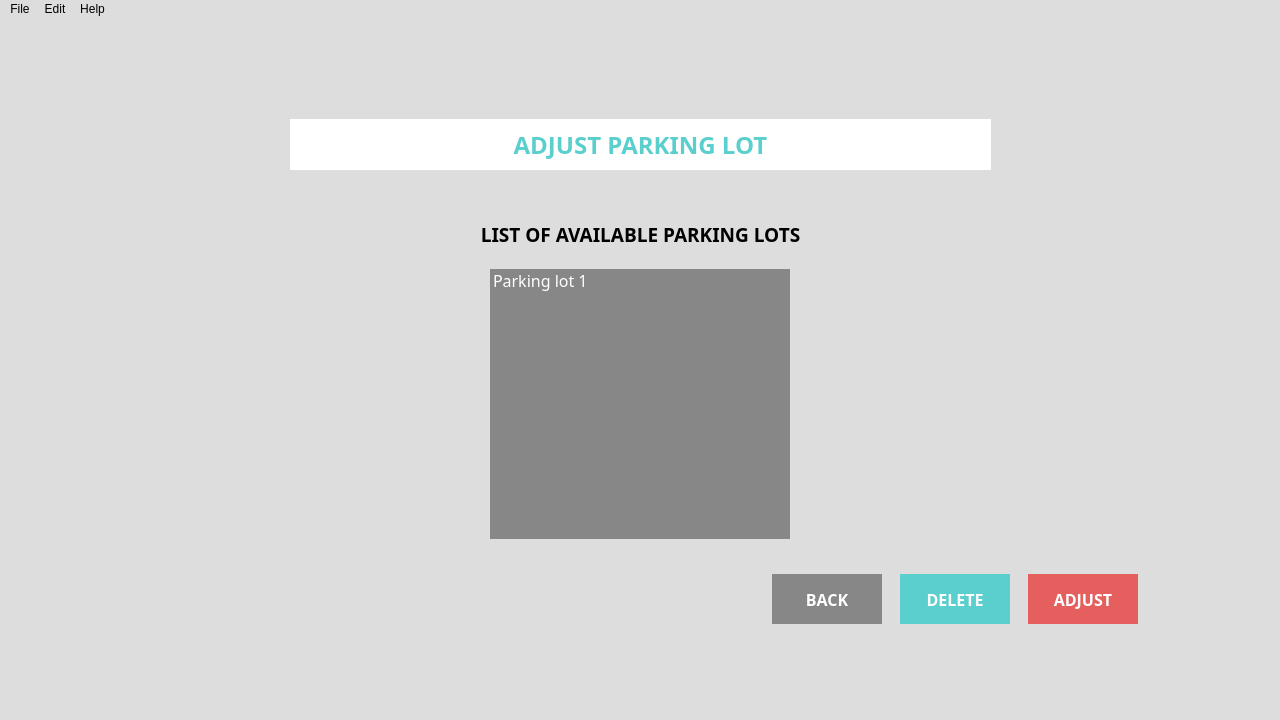
<?xml version="1.0" encoding="UTF-8"?>
<ui version="4.0">
 <class>MainWindow</class>
 <widget class="QMainWindow" name="MainWindow">
  <property name="geometry">
   <rect>
    <x>0</x>
    <y>0</y>
    <width>1280</width>
    <height>720</height>
   </rect>
  </property>
  <property name="windowTitle">
   <string>MainWindow</string>
  </property>
  <property name="styleSheet">
   <string notr="true">color: black;

background-color: rgb(221, 221, 221);
border:0;
font: 12pt &quot;Montserrat&quot;;</string>
  </property>
  <widget class="QWidget" name="centralwidget">
   <widget class="QWidget" name="horizontalLayoutWidget_2">
    <property name="geometry">
     <rect>
      <x>760</x>
      <y>540</y>
      <width>391</width>
      <height>80</height>
     </rect>
    </property>
    <layout class="QHBoxLayout" name="horizontalLayout">
     <item>
      <widget class="QPushButton" name="back_button">
       <property name="maximumSize">
        <size>
         <width>110</width>
         <height>50</height>
        </size>
       </property>
       <property name="palette">
        <palette>
         <active>
          <colorrole role="WindowText">
           <brush brushstyle="SolidPattern">
            <color alpha="255">
             <red>255</red>
             <green>255</green>
             <blue>255</blue>
            </color>
           </brush>
          </colorrole>
          <colorrole role="Button">
           <brush brushstyle="SolidPattern">
            <color alpha="255">
             <red>135</red>
             <green>135</green>
             <blue>135</blue>
            </color>
           </brush>
          </colorrole>
          <colorrole role="Text">
           <brush brushstyle="SolidPattern">
            <color alpha="255">
             <red>255</red>
             <green>255</green>
             <blue>255</blue>
            </color>
           </brush>
          </colorrole>
          <colorrole role="ButtonText">
           <brush brushstyle="SolidPattern">
            <color alpha="255">
             <red>255</red>
             <green>255</green>
             <blue>255</blue>
            </color>
           </brush>
          </colorrole>
          <colorrole role="Base">
           <brush brushstyle="SolidPattern">
            <color alpha="255">
             <red>135</red>
             <green>135</green>
             <blue>135</blue>
            </color>
           </brush>
          </colorrole>
          <colorrole role="Window">
           <brush brushstyle="SolidPattern">
            <color alpha="255">
             <red>135</red>
             <green>135</green>
             <blue>135</blue>
            </color>
           </brush>
          </colorrole>
          <colorrole role="PlaceholderText">
           <brush brushstyle="NoBrush">
            <color alpha="128">
             <red>255</red>
             <green>255</green>
             <blue>255</blue>
            </color>
           </brush>
          </colorrole>
         </active>
         <inactive>
          <colorrole role="WindowText">
           <brush brushstyle="SolidPattern">
            <color alpha="255">
             <red>255</red>
             <green>255</green>
             <blue>255</blue>
            </color>
           </brush>
          </colorrole>
          <colorrole role="Button">
           <brush brushstyle="SolidPattern">
            <color alpha="255">
             <red>135</red>
             <green>135</green>
             <blue>135</blue>
            </color>
           </brush>
          </colorrole>
          <colorrole role="Text">
           <brush brushstyle="SolidPattern">
            <color alpha="255">
             <red>255</red>
             <green>255</green>
             <blue>255</blue>
            </color>
           </brush>
          </colorrole>
          <colorrole role="ButtonText">
           <brush brushstyle="SolidPattern">
            <color alpha="255">
             <red>255</red>
             <green>255</green>
             <blue>255</blue>
            </color>
           </brush>
          </colorrole>
          <colorrole role="Base">
           <brush brushstyle="SolidPattern">
            <color alpha="255">
             <red>135</red>
             <green>135</green>
             <blue>135</blue>
            </color>
           </brush>
          </colorrole>
          <colorrole role="Window">
           <brush brushstyle="SolidPattern">
            <color alpha="255">
             <red>135</red>
             <green>135</green>
             <blue>135</blue>
            </color>
           </brush>
          </colorrole>
          <colorrole role="PlaceholderText">
           <brush brushstyle="NoBrush">
            <color alpha="128">
             <red>255</red>
             <green>255</green>
             <blue>255</blue>
            </color>
           </brush>
          </colorrole>
         </inactive>
         <disabled>
          <colorrole role="WindowText">
           <brush brushstyle="SolidPattern">
            <color alpha="255">
             <red>255</red>
             <green>255</green>
             <blue>255</blue>
            </color>
           </brush>
          </colorrole>
          <colorrole role="Button">
           <brush brushstyle="SolidPattern">
            <color alpha="255">
             <red>135</red>
             <green>135</green>
             <blue>135</blue>
            </color>
           </brush>
          </colorrole>
          <colorrole role="Text">
           <brush brushstyle="SolidPattern">
            <color alpha="255">
             <red>255</red>
             <green>255</green>
             <blue>255</blue>
            </color>
           </brush>
          </colorrole>
          <colorrole role="ButtonText">
           <brush brushstyle="SolidPattern">
            <color alpha="255">
             <red>255</red>
             <green>255</green>
             <blue>255</blue>
            </color>
           </brush>
          </colorrole>
          <colorrole role="Base">
           <brush brushstyle="SolidPattern">
            <color alpha="255">
             <red>135</red>
             <green>135</green>
             <blue>135</blue>
            </color>
           </brush>
          </colorrole>
          <colorrole role="Window">
           <brush brushstyle="SolidPattern">
            <color alpha="255">
             <red>135</red>
             <green>135</green>
             <blue>135</blue>
            </color>
           </brush>
          </colorrole>
          <colorrole role="PlaceholderText">
           <brush brushstyle="NoBrush">
            <color alpha="128">
             <red>255</red>
             <green>255</green>
             <blue>255</blue>
            </color>
           </brush>
          </colorrole>
         </disabled>
        </palette>
       </property>
       <property name="font">
        <font>
         <family>Montserrat</family>
         <pointsize>12</pointsize>
         <weight>75</weight>
         <italic>false</italic>
         <bold>true</bold>
        </font>
       </property>
       <property name="whatsThis">
        <string>&lt;html&gt;&lt;head/&gt;&lt;body&gt;&lt;p&gt;&lt;span style=&quot; font-size:11pt; font-weight:400;&quot;&gt;Return to previous step&lt;/span&gt;&lt;/p&gt;&lt;/body&gt;&lt;/html&gt;</string>
       </property>
       <property name="styleSheet">
        <string notr="true">QPushButton{
	background-color:rgb(135, 135, 135);
	color: rgb(255, 255, 255);
	font: 12pt;
	font: bold;
}

QPushButton:hover{
	background-color:rgb(180, 180, 180);
}

QPushButton:pressed{
	background-color:rgb(86, 86, 86);
	border -radius: 20px;
}</string>
       </property>
       <property name="text">
        <string>BACK</string>
       </property>
      </widget>
     </item>
     <item>
      <widget class="QPushButton" name="delete_button">
       <property name="maximumSize">
        <size>
         <width>110</width>
         <height>50</height>
        </size>
       </property>
       <property name="palette">
        <palette>
         <active>
          <colorrole role="WindowText">
           <brush brushstyle="SolidPattern">
            <color alpha="255">
             <red>255</red>
             <green>255</green>
             <blue>255</blue>
            </color>
           </brush>
          </colorrole>
          <colorrole role="Button">
           <brush brushstyle="SolidPattern">
            <color alpha="255">
             <red>91</red>
             <green>206</green>
             <blue>206</blue>
            </color>
           </brush>
          </colorrole>
          <colorrole role="Text">
           <brush brushstyle="SolidPattern">
            <color alpha="255">
             <red>255</red>
             <green>255</green>
             <blue>255</blue>
            </color>
           </brush>
          </colorrole>
          <colorrole role="ButtonText">
           <brush brushstyle="SolidPattern">
            <color alpha="255">
             <red>255</red>
             <green>255</green>
             <blue>255</blue>
            </color>
           </brush>
          </colorrole>
          <colorrole role="Base">
           <brush brushstyle="SolidPattern">
            <color alpha="255">
             <red>91</red>
             <green>206</green>
             <blue>206</blue>
            </color>
           </brush>
          </colorrole>
          <colorrole role="Window">
           <brush brushstyle="SolidPattern">
            <color alpha="255">
             <red>91</red>
             <green>206</green>
             <blue>206</blue>
            </color>
           </brush>
          </colorrole>
          <colorrole role="PlaceholderText">
           <brush brushstyle="NoBrush">
            <color alpha="128">
             <red>255</red>
             <green>255</green>
             <blue>255</blue>
            </color>
           </brush>
          </colorrole>
         </active>
         <inactive>
          <colorrole role="WindowText">
           <brush brushstyle="SolidPattern">
            <color alpha="255">
             <red>255</red>
             <green>255</green>
             <blue>255</blue>
            </color>
           </brush>
          </colorrole>
          <colorrole role="Button">
           <brush brushstyle="SolidPattern">
            <color alpha="255">
             <red>91</red>
             <green>206</green>
             <blue>206</blue>
            </color>
           </brush>
          </colorrole>
          <colorrole role="Text">
           <brush brushstyle="SolidPattern">
            <color alpha="255">
             <red>255</red>
             <green>255</green>
             <blue>255</blue>
            </color>
           </brush>
          </colorrole>
          <colorrole role="ButtonText">
           <brush brushstyle="SolidPattern">
            <color alpha="255">
             <red>255</red>
             <green>255</green>
             <blue>255</blue>
            </color>
           </brush>
          </colorrole>
          <colorrole role="Base">
           <brush brushstyle="SolidPattern">
            <color alpha="255">
             <red>91</red>
             <green>206</green>
             <blue>206</blue>
            </color>
           </brush>
          </colorrole>
          <colorrole role="Window">
           <brush brushstyle="SolidPattern">
            <color alpha="255">
             <red>91</red>
             <green>206</green>
             <blue>206</blue>
            </color>
           </brush>
          </colorrole>
          <colorrole role="PlaceholderText">
           <brush brushstyle="NoBrush">
            <color alpha="128">
             <red>255</red>
             <green>255</green>
             <blue>255</blue>
            </color>
           </brush>
          </colorrole>
         </inactive>
         <disabled>
          <colorrole role="WindowText">
           <brush brushstyle="SolidPattern">
            <color alpha="255">
             <red>255</red>
             <green>255</green>
             <blue>255</blue>
            </color>
           </brush>
          </colorrole>
          <colorrole role="Button">
           <brush brushstyle="SolidPattern">
            <color alpha="255">
             <red>91</red>
             <green>206</green>
             <blue>206</blue>
            </color>
           </brush>
          </colorrole>
          <colorrole role="Text">
           <brush brushstyle="SolidPattern">
            <color alpha="255">
             <red>255</red>
             <green>255</green>
             <blue>255</blue>
            </color>
           </brush>
          </colorrole>
          <colorrole role="ButtonText">
           <brush brushstyle="SolidPattern">
            <color alpha="255">
             <red>255</red>
             <green>255</green>
             <blue>255</blue>
            </color>
           </brush>
          </colorrole>
          <colorrole role="Base">
           <brush brushstyle="SolidPattern">
            <color alpha="255">
             <red>91</red>
             <green>206</green>
             <blue>206</blue>
            </color>
           </brush>
          </colorrole>
          <colorrole role="Window">
           <brush brushstyle="SolidPattern">
            <color alpha="255">
             <red>91</red>
             <green>206</green>
             <blue>206</blue>
            </color>
           </brush>
          </colorrole>
          <colorrole role="PlaceholderText">
           <brush brushstyle="NoBrush">
            <color alpha="128">
             <red>255</red>
             <green>255</green>
             <blue>255</blue>
            </color>
           </brush>
          </colorrole>
         </disabled>
        </palette>
       </property>
       <property name="font">
        <font>
         <family>Montserrat</family>
         <pointsize>12</pointsize>
         <weight>75</weight>
         <italic>false</italic>
         <bold>true</bold>
        </font>
       </property>
       <property name="whatsThis">
        <string>&lt;html&gt;&lt;head/&gt;&lt;body&gt;&lt;p&gt;&lt;span style=&quot; font-size:11pt; font-weight:400;&quot;&gt;Proceed to next step&lt;/span&gt;&lt;/p&gt;&lt;/body&gt;&lt;/html&gt;</string>
       </property>
       <property name="styleSheet">
        <string notr="true">QPushButton{
	background-color: rgb(91, 206, 206);
	color: rgb(255, 255, 255);
	font: 12pt;
	font: bold;
}

QPushButton:hover{
	background-color: rgb(108, 245, 245);
}

QPushButton:pressed{
	background-color: rgb(51, 153, 150);
	border -radius: 20px;
}</string>
       </property>
       <property name="text">
        <string>DELETE</string>
       </property>
      </widget>
     </item>
     <item>
      <widget class="QPushButton" name="adjust_button">
       <property name="maximumSize">
        <size>
         <width>110</width>
         <height>50</height>
        </size>
       </property>
       <property name="palette">
        <palette>
         <active>
          <colorrole role="WindowText">
           <brush brushstyle="SolidPattern">
            <color alpha="255">
             <red>255</red>
             <green>255</green>
             <blue>255</blue>
            </color>
           </brush>
          </colorrole>
          <colorrole role="Button">
           <brush brushstyle="SolidPattern">
            <color alpha="255">
             <red>229</red>
             <green>95</green>
             <blue>95</blue>
            </color>
           </brush>
          </colorrole>
          <colorrole role="Text">
           <brush brushstyle="SolidPattern">
            <color alpha="255">
             <red>255</red>
             <green>255</green>
             <blue>255</blue>
            </color>
           </brush>
          </colorrole>
          <colorrole role="ButtonText">
           <brush brushstyle="SolidPattern">
            <color alpha="255">
             <red>255</red>
             <green>255</green>
             <blue>255</blue>
            </color>
           </brush>
          </colorrole>
          <colorrole role="Base">
           <brush brushstyle="SolidPattern">
            <color alpha="255">
             <red>229</red>
             <green>95</green>
             <blue>95</blue>
            </color>
           </brush>
          </colorrole>
          <colorrole role="Window">
           <brush brushstyle="SolidPattern">
            <color alpha="255">
             <red>229</red>
             <green>95</green>
             <blue>95</blue>
            </color>
           </brush>
          </colorrole>
          <colorrole role="PlaceholderText">
           <brush brushstyle="NoBrush">
            <color alpha="128">
             <red>255</red>
             <green>255</green>
             <blue>255</blue>
            </color>
           </brush>
          </colorrole>
         </active>
         <inactive>
          <colorrole role="WindowText">
           <brush brushstyle="SolidPattern">
            <color alpha="255">
             <red>255</red>
             <green>255</green>
             <blue>255</blue>
            </color>
           </brush>
          </colorrole>
          <colorrole role="Button">
           <brush brushstyle="SolidPattern">
            <color alpha="255">
             <red>229</red>
             <green>95</green>
             <blue>95</blue>
            </color>
           </brush>
          </colorrole>
          <colorrole role="Text">
           <brush brushstyle="SolidPattern">
            <color alpha="255">
             <red>255</red>
             <green>255</green>
             <blue>255</blue>
            </color>
           </brush>
          </colorrole>
          <colorrole role="ButtonText">
           <brush brushstyle="SolidPattern">
            <color alpha="255">
             <red>255</red>
             <green>255</green>
             <blue>255</blue>
            </color>
           </brush>
          </colorrole>
          <colorrole role="Base">
           <brush brushstyle="SolidPattern">
            <color alpha="255">
             <red>229</red>
             <green>95</green>
             <blue>95</blue>
            </color>
           </brush>
          </colorrole>
          <colorrole role="Window">
           <brush brushstyle="SolidPattern">
            <color alpha="255">
             <red>229</red>
             <green>95</green>
             <blue>95</blue>
            </color>
           </brush>
          </colorrole>
          <colorrole role="PlaceholderText">
           <brush brushstyle="NoBrush">
            <color alpha="128">
             <red>255</red>
             <green>255</green>
             <blue>255</blue>
            </color>
           </brush>
          </colorrole>
         </inactive>
         <disabled>
          <colorrole role="WindowText">
           <brush brushstyle="SolidPattern">
            <color alpha="255">
             <red>255</red>
             <green>255</green>
             <blue>255</blue>
            </color>
           </brush>
          </colorrole>
          <colorrole role="Button">
           <brush brushstyle="SolidPattern">
            <color alpha="255">
             <red>229</red>
             <green>95</green>
             <blue>95</blue>
            </color>
           </brush>
          </colorrole>
          <colorrole role="Text">
           <brush brushstyle="SolidPattern">
            <color alpha="255">
             <red>255</red>
             <green>255</green>
             <blue>255</blue>
            </color>
           </brush>
          </colorrole>
          <colorrole role="ButtonText">
           <brush brushstyle="SolidPattern">
            <color alpha="255">
             <red>255</red>
             <green>255</green>
             <blue>255</blue>
            </color>
           </brush>
          </colorrole>
          <colorrole role="Base">
           <brush brushstyle="SolidPattern">
            <color alpha="255">
             <red>229</red>
             <green>95</green>
             <blue>95</blue>
            </color>
           </brush>
          </colorrole>
          <colorrole role="Window">
           <brush brushstyle="SolidPattern">
            <color alpha="255">
             <red>229</red>
             <green>95</green>
             <blue>95</blue>
            </color>
           </brush>
          </colorrole>
          <colorrole role="PlaceholderText">
           <brush brushstyle="NoBrush">
            <color alpha="128">
             <red>255</red>
             <green>255</green>
             <blue>255</blue>
            </color>
           </brush>
          </colorrole>
         </disabled>
        </palette>
       </property>
       <property name="font">
        <font>
         <family>Montserrat</family>
         <pointsize>12</pointsize>
         <weight>75</weight>
         <italic>false</italic>
         <bold>true</bold>
        </font>
       </property>
       <property name="whatsThis">
        <string>&lt;html&gt;&lt;head/&gt;&lt;body&gt;&lt;p&gt;&lt;span style=&quot; font-size:11pt; font-weight:400;&quot;&gt;Proceed to next step&lt;/span&gt;&lt;/p&gt;&lt;/body&gt;&lt;/html&gt;</string>
       </property>
       <property name="styleSheet">
        <string notr="true">QPushButton{
	background-color: rgb(229, 95, 95);
	color: rgb(255, 255, 255);
	font: 12pt;
	font: bold;
}

QPushButton:hover{
	background-color:rgb(255, 106, 106);
}

QPushButton:pressed{
	background-color: rgb(167, 69, 69);
	border -radius: 20px;
}</string>
       </property>
       <property name="text">
        <string>ADJUST</string>
       </property>
      </widget>
     </item>
    </layout>
   </widget>
   <widget class="QLabel" name="define_parking_lot_label">
    <property name="geometry">
     <rect>
      <x>290</x>
      <y>100</y>
      <width>701</width>
      <height>51</height>
     </rect>
    </property>
    <property name="font">
     <font>
      <family>Montserrat</family>
      <pointsize>18</pointsize>
      <weight>75</weight>
      <italic>false</italic>
      <bold>true</bold>
     </font>
    </property>
    <property name="styleSheet">
     <string notr="true">color: rgb(91, 206, 206);
background-color: rgb(255, 255, 255);
font: 18pt;
font: bold;</string>
    </property>
    <property name="text">
     <string>ADJUST PARKING LOT</string>
    </property>
    <property name="alignment">
     <set>Qt::AlignCenter</set>
    </property>
   </widget>
   <widget class="QLabel" name="define_parking_lot_label_2">
    <property name="geometry">
     <rect>
      <x>290</x>
      <y>190</y>
      <width>701</width>
      <height>51</height>
     </rect>
    </property>
    <property name="font">
     <font>
      <family>Montserrat</family>
      <pointsize>14</pointsize>
      <weight>75</weight>
      <italic>false</italic>
      <bold>true</bold>
     </font>
    </property>
    <property name="styleSheet">
     <string notr="true">color: black;
background-color: transparent;
font: 14pt;
font: bold;</string>
    </property>
    <property name="text">
     <string>LIST OF AVAILABLE PARKING LOTS</string>
    </property>
    <property name="alignment">
     <set>Qt::AlignCenter</set>
    </property>
   </widget>
   <widget class="QListWidget" name="list_parking_lotWidget">
    <property name="geometry">
     <rect>
      <x>490</x>
      <y>250</y>
      <width>300</width>
      <height>270</height>
     </rect>
    </property>
    <property name="maximumSize">
     <size>
      <width>300</width>
      <height>270</height>
     </size>
    </property>
    <property name="font">
     <font>
      <family>Montserrat</family>
      <pointsize>12</pointsize>
      <weight>50</weight>
      <italic>false</italic>
      <bold>false</bold>
     </font>
    </property>
    <property name="styleSheet">
     <string notr="true">background-color: rgb(135, 135, 135);
color: rgb(255, 255, 255);</string>
    </property>
    <item>
     <property name="text">
      <string>Parking lot 1</string>
     </property>
    </item>
   </widget>
   <widget class="QLabel" name="noti_label">
    <property name="geometry">
     <rect>
      <x>230</x>
      <y>550</y>
      <width>521</width>
      <height>71</height>
     </rect>
    </property>
    <property name="styleSheet">
     <string notr="true">background-color: transparent;</string>
    </property>
    <property name="text">
     <string/>
    </property>
   </widget>
  </widget>
  <widget class="QMenuBar" name="menubar">
   <property name="geometry">
    <rect>
     <x>0</x>
     <y>0</y>
     <width>1280</width>
     <height>28</height>
    </rect>
   </property>
   <widget class="QMenu" name="menuFile">
    <property name="title">
     <string>File</string>
    </property>
    <addaction name="actionOption_1"/>
    <addaction name="actionOption_2"/>
    <addaction name="separator"/>
    <addaction name="actionExit"/>
   </widget>
   <widget class="QMenu" name="menuEdir">
    <property name="title">
     <string>Edit</string>
    </property>
    <addaction name="actionUser_mode"/>
    <addaction name="actionDeveloper_mod"/>
   </widget>
   <widget class="QMenu" name="menuHelp">
    <property name="title">
     <string>Help</string>
    </property>
    <addaction name="actionOption_3"/>
    <addaction name="actionOption_4"/>
   </widget>
   <addaction name="menuFile"/>
   <addaction name="menuEdir"/>
   <addaction name="menuHelp"/>
  </widget>
  <widget class="QStatusBar" name="statusbar"/>
  <action name="actionOption_1">
   <property name="text">
    <string>Option 1</string>
   </property>
  </action>
  <action name="actionOption_2">
   <property name="text">
    <string>Option 2</string>
   </property>
  </action>
  <action name="actionExit">
   <property name="text">
    <string>Exit</string>
   </property>
  </action>
  <action name="actionUser_mode">
   <property name="text">
    <string>User mode</string>
   </property>
  </action>
  <action name="actionDeveloper_mod">
   <property name="text">
    <string>Developer mod</string>
   </property>
  </action>
  <action name="actionOption_3">
   <property name="text">
    <string>Option 1</string>
   </property>
  </action>
  <action name="actionOption_4">
   <property name="text">
    <string>Option 2</string>
   </property>
  </action>
 </widget>
 <resources/>
 <connections/>
</ui>
